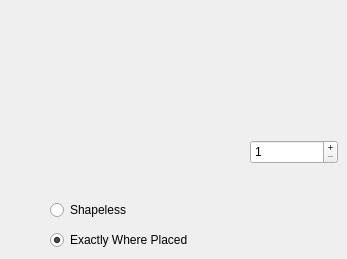
          <widget class="QWidget" name="craftingTab">
           <attribute name="title">
            <string>Crafting</string>
           </attribute>
           <widget class="QPushButton" name="slot0Button">
            <property name="geometry">
             <rect>
              <x>40</x>
              <y>40</y>
              <width>50</width>
              <height>50</height>
             </rect>
            </property>
            <property name="toolTip">
             <string>&lt;html&gt;&lt;head/&gt;&lt;body&gt;&lt;p&gt;A slot representing a crafting table slot!&lt;/p&gt;&lt;/body&gt;&lt;/html&gt;</string>
            </property>
            <property name="text">
             <string/>
            </property>
            <property name="flat">
             <bool>true</bool>
            </property>
           </widget>
           <widget class="QPushButton" name="slot1Button">
            <property name="geometry">
             <rect>
              <x>90</x>
              <y>40</y>
              <width>50</width>
              <height>50</height>
             </rect>
            </property>
            <property name="toolTip">
             <string>&lt;html&gt;&lt;head/&gt;&lt;body&gt;&lt;p&gt;A slot representing a crafting table slot!&lt;/p&gt;&lt;/body&gt;&lt;/html&gt;</string>
            </property>
            <property name="text">
             <string/>
            </property>
            <property name="flat">
             <bool>true</bool>
            </property>
           </widget>
           <widget class="QPushButton" name="slot2Button">
            <property name="geometry">
             <rect>
              <x>140</x>
              <y>40</y>
              <width>50</width>
              <height>50</height>
             </rect>
            </property>
            <property name="toolTip">
             <string>&lt;html&gt;&lt;head/&gt;&lt;body&gt;&lt;p&gt;A slot representing a crafting table slot!&lt;/p&gt;&lt;/body&gt;&lt;/html&gt;</string>
            </property>
            <property name="text">
             <string/>
            </property>
            <property name="flat">
             <bool>true</bool>
            </property>
           </widget>
           <widget class="QPushButton" name="slot3Button">
            <property name="geometry">
             <rect>
              <x>40</x>
              <y>90</y>
              <width>50</width>
              <height>50</height>
             </rect>
            </property>
            <property name="toolTip">
             <string>&lt;html&gt;&lt;head/&gt;&lt;body&gt;&lt;p&gt;A slot representing a crafting table slot!&lt;/p&gt;&lt;/body&gt;&lt;/html&gt;</string>
            </property>
            <property name="text">
             <string/>
            </property>
            <property name="flat">
             <bool>true</bool>
            </property>
           </widget>
           <widget class="QPushButton" name="slot4Button">
            <property name="geometry">
             <rect>
              <x>90</x>
              <y>90</y>
              <width>50</width>
              <height>50</height>
             </rect>
            </property>
            <property name="toolTip">
             <string>&lt;html&gt;&lt;head/&gt;&lt;body&gt;&lt;p&gt;A slot representing a crafting table slot!&lt;/p&gt;&lt;/body&gt;&lt;/html&gt;</string>
            </property>
            <property name="text">
             <string/>
            </property>
            <property name="flat">
             <bool>true</bool>
            </property>
           </widget>
           <widget class="QPushButton" name="slot5Button">
            <property name="geometry">
             <rect>
              <x>140</x>
              <y>90</y>
              <width>50</width>
              <height>50</height>
             </rect>
            </property>
            <property name="toolTip">
             <string>&lt;html&gt;&lt;head/&gt;&lt;body&gt;&lt;p&gt;A slot representing a crafting table slot!&lt;/p&gt;&lt;/body&gt;&lt;/html&gt;</string>
            </property>
            <property name="text">
             <string/>
            </property>
            <property name="flat">
             <bool>true</bool>
            </property>
           </widget>
           <widget class="QPushButton" name="slot6Button">
            <property name="geometry">
             <rect>
              <x>40</x>
              <y>140</y>
              <width>50</width>
              <height>50</height>
             </rect>
            </property>
            <property name="toolTip">
             <string>&lt;html&gt;&lt;head/&gt;&lt;body&gt;&lt;p&gt;A slot representing a crafting table slot!&lt;/p&gt;&lt;/body&gt;&lt;/html&gt;</string>
            </property>
            <property name="text">
             <string/>
            </property>
            <property name="flat">
             <bool>true</bool>
            </property>
           </widget>
           <widget class="QPushButton" name="slot7Button">
            <property name="geometry">
             <rect>
              <x>90</x>
              <y>140</y>
              <width>50</width>
              <height>50</height>
             </rect>
            </property>
            <property name="toolTip">
             <string>&lt;html&gt;&lt;head/&gt;&lt;body&gt;&lt;p&gt;A slot representing a crafting table slot!&lt;/p&gt;&lt;/body&gt;&lt;/html&gt;</string>
            </property>
            <property name="text">
             <string/>
            </property>
            <property name="flat">
             <bool>true</bool>
            </property>
           </widget>
           <widget class="QPushButton" name="slot8Button">
            <property name="geometry">
             <rect>
              <x>140</x>
              <y>140</y>
              <width>50</width>
              <height>50</height>
             </rect>
            </property>
            <property name="toolTip">
             <string>&lt;html&gt;&lt;head/&gt;&lt;body&gt;&lt;p&gt;A slot representing a crafting table slot!&lt;/p&gt;&lt;/body&gt;&lt;/html&gt;</string>
            </property>
            <property name="text">
             <string/>
            </property>
            <property name="flat">
             <bool>true</bool>
            </property>
           </widget>
           <widget class="QPushButton" name="slot9Button">
            <property name="geometry">
             <rect>
              <x>250</x>
              <y>90</y>
              <width>50</width>
              <height>50</height>
             </rect>
            </property>
            <property name="toolTip">
             <string>&lt;html&gt;&lt;head/&gt;&lt;body&gt;&lt;p&gt;The output of the crafting recipe. Can have any Minecraft block or item, as well as any custom blocks or items.&lt;/p&gt;&lt;/body&gt;&lt;/html&gt;</string>
            </property>
            <property name="text">
             <string/>
            </property>
            <property name="flat">
             <bool>true</bool>
            </property>
           </widget>
           <widget class="QSpinBox" name="slot9Count">
            <property name="geometry">
             <rect>
              <x>250</x>
              <y>140</y>
              <width>88</width>
              <height>24</height>
             </rect>
            </property>
            <property name="toolTip">
             <string>&lt;html&gt;&lt;head/&gt;&lt;body&gt;&lt;p&gt;The amount of your output. If this is higher than the max stack size of your output item, your datapack will crash!&lt;/p&gt;&lt;/body&gt;&lt;/html&gt;</string>
            </property>
            <property name="buttonSymbols">
             <enum>QAbstractSpinBox::ButtonSymbols::PlusMinus</enum>
            </property>
            <property name="minimum">
             <number>1</number>
            </property>
            <property name="maximum">
             <number>64</number>
            </property>
           </widget>
           <widget class="QRadioButton" name="shapelessRadio">
            <property name="geometry">
             <rect>
              <x>50</x>
              <y>200</y>
              <width>92</width>
              <height>20</height>
             </rect>
            </property>
            <property name="toolTip">
             <string>&lt;html&gt;&lt;head/&gt;&lt;body&gt;&lt;p&gt;Makes the recipe shapeless.&lt;/p&gt;&lt;/body&gt;&lt;/html&gt;</string>
            </property>
            <property name="text">
             <string>Shapeless</string>
            </property>
            <property name="autoRepeat">
             <bool>false</bool>
            </property>
            <property name="autoExclusive">
             <bool>true</bool>
            </property>
           </widget>
           <widget class="QRadioButton" name="exactlyRadio">
            <property name="geometry">
             <rect>
              <x>50</x>
              <y>230</y>
              <width>161</width>
              <height>20</height>
             </rect>
            </property>
            <property name="toolTip">
             <string>&lt;html&gt;&lt;head/&gt;&lt;body&gt;&lt;p&gt;Makes the recipe normal.&lt;/p&gt;&lt;/body&gt;&lt;/html&gt;</string>
            </property>
            <property name="text">
             <string>Exactly Where Placed</string>
            </property>
            <property name="checked">
             <bool>true</bool>
            </property>
            <property name="autoRepeat">
             <bool>false</bool>
            </property>
            <property name="autoExclusive">
             <bool>true</bool>
            </property>
           </widget>
           <widget class="QLabel" name="slot0">
            <property name="geometry">
             <rect>
              <x>40</x>
              <y>40</y>
              <width>50</width>
              <height>50</height>
             </rect>
            </property>
            <property name="text">
             <string/>
            </property>
           </widget>
           <widget class="QLabel" name="slot1">
            <property name="geometry">
             <rect>
              <x>90</x>
              <y>40</y>
              <width>50</width>
              <height>50</height>
             </rect>
            </property>
            <property name="text">
             <string/>
            </property>
           </widget>
           <widget class="QLabel" name="slot2">
            <property name="geometry">
             <rect>
              <x>140</x>
              <y>40</y>
              <width>50</width>
              <height>50</height>
             </rect>
            </property>
            <property name="text">
             <string/>
            </property>
           </widget>
           <widget class="QLabel" name="slot3">
            <property name="geometry">
             <rect>
              <x>40</x>
              <y>90</y>
              <width>50</width>
              <height>50</height>
             </rect>
            </property>
            <property name="text">
             <string/>
            </property>
           </widget>
           <widget class="QLabel" name="slot4">
            <property name="geometry">
             <rect>
              <x>90</x>
              <y>90</y>
              <width>50</width>
              <height>50</height>
             </rect>
            </property>
            <property name="text">
             <string/>
            </property>
           </widget>
           <widget class="QLabel" name="slot5">
            <property name="geometry">
             <rect>
              <x>140</x>
              <y>90</y>
              <width>50</width>
              <height>50</height>
             </rect>
            </property>
            <property name="text">
             <string/>
            </property>
           </widget>
           <widget class="QLabel" name="slot6">
            <property name="geometry">
             <rect>
              <x>40</x>
              <y>140</y>
              <width>50</width>
              <height>50</height>
             </rect>
            </property>
            <property name="text">
             <string/>
            </property>
           </widget>
           <widget class="QLabel" name="slot7">
            <property name="geometry">
             <rect>
              <x>90</x>
              <y>140</y>
              <width>50</width>
              <height>50</height>
             </rect>
            </property>
            <property name="text">
             <string/>
            </property>
           </widget>
           <widget class="QLabel" name="slot8">
            <property name="geometry">
             <rect>
              <x>140</x>
              <y>140</y>
              <width>50</width>
              <height>50</height>
             </rect>
            </property>
            <property name="text">
             <string/>
            </property>
           </widget>
           <widget class="QLabel" name="slot9">
            <property name="geometry">
             <rect>
              <x>250</x>
              <y>90</y>
              <width>50</width>
              <height>50</height>
             </rect>
            </property>
            <property name="text">
             <string/>
            </property>
           </widget>
           <zorder>slot9Count</zorder>
           <zorder>shapelessRadio</zorder>
           <zorder>exactlyRadio</zorder>
           <zorder>slot0</zorder>
           <zorder>slot1</zorder>
           <zorder>slot2</zorder>
           <zorder>slot3</zorder>
           <zorder>slot4</zorder>
           <zorder>slot5</zorder>
           <zorder>slot6</zorder>
           <zorder>slot7</zorder>
           <zorder>slot8</zorder>
           <zorder>slot9</zorder>
           <zorder>slot6Button</zorder>
           <zorder>slot1Button</zorder>
           <zorder>slot2Button</zorder>
           <zorder>slot7Button</zorder>
           <zorder>slot0Button</zorder>
           <zorder>slot4Button</zorder>
           <zorder>slot3Button</zorder>
           <zorder>slot8Button</zorder>
           <zorder>slot9Button</zorder>
           <zorder>slot5Button</zorder>
          </widget>
